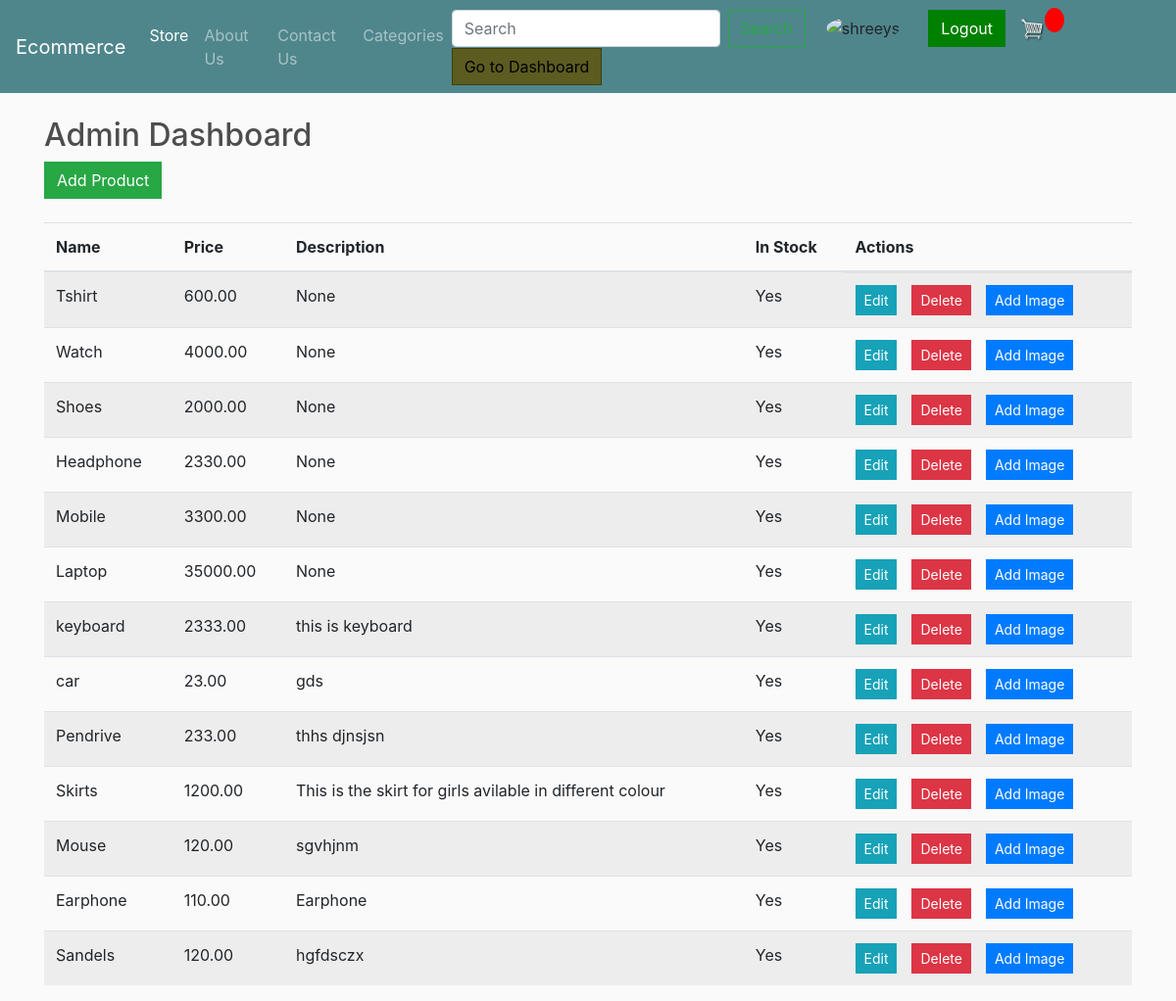
The app's page /admin_dashboard/ (signed in), older data.
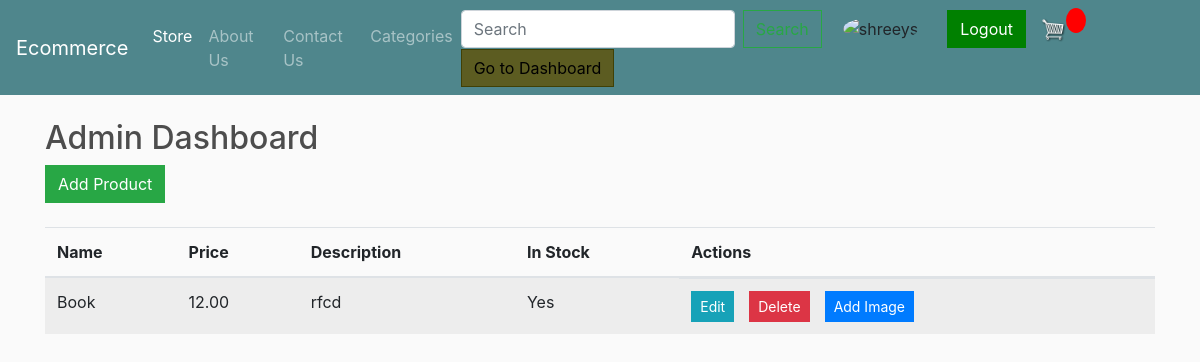
The same page, newer data.
### store/models.py (models this page shows, shortened)
class Product(models.Model):
    name = models.CharField(max_length=200, null=True)
    price = models.DecimalField(max_digits=7, decimal_places=2)
    digital = models.BooleanField(default=False)
    image = models.ImageField(upload_to='products/')
    description = models.TextField(null=True, blank=True)
    in_stock = models.BooleanField(default=True)
    colors = models.ManyToManyField(Color, related_name='products')
    sizes = models.ManyToManyField(Size, related_name='products')
    category = models.ForeignKey(Category, on_delete=models.SET_DEFAULT, default=1)

### store/views.py (the view)
# urls.py: path('admin_dashboard/', views.admin_dashboard, name='admin_dashboard'),
@login_required
@user_is_shreeys
def admin_dashboard(request):
    products = Product.objects.all()
    return render(request, 'store/admin_dashboard.html', {'products': products})

### store/templates/store/admin_dashboard.html (shortened to what this page needs)
{% extends 'store/main.html' %}
{% block content %}
  <h2>Admin Dashboard</h2>
  <a href="{% url 'add_product' %}" class="btn btn-success">Add Product</a>
  <table class="table table-striped mt-4">
    <thead>
      <tr>
        <th>Name</th>
        <th>Price</th>
        <th>Description</th>
        <th>In Stock</th>
        <th>Actions</th>
      </tr>
    </thead>
    <tbody>
      {% for product in products %}
        <tr>
          <td>{{ product.name }}</td>
          <td>{{ product.price }}</td>
          <td>{{ product.description }}</td>
          <td>{{ product.in_stock|yesno:"Yes,No" }}</td>
          <td class="action-buttons">
            <a href="{% url 'update_product' product.pk %}" class="btn btn-info btn-sm">Edit</a>
            <a href="{% url 'delete_product' product.pk %}" class="btn btn-danger btn-sm">Delete</a>
            <a href="{% url 'add_image' product.pk %}" class="btn btn-primary btn-sm">Add Image</a>
          </td>
        </tr>
      {% endfor %}
    </tbody>
  </table>
{% endblock %}

Row changes from the older to the newer data that the page shows:
removed Product: name "Tshirt", price "600.00", description "None", in_stock "Yes"
removed Product: name "Watch", price "4000.00", description "None", in_stock "Yes"
removed Product: name "Shoes", price "2000.00", description "None", in_stock "Yes"
removed Product: name "Headphone", price "2330.00", description "None", in_stock "Yes"
removed Product: name "Mobile", price "3300.00", description "None", in_stock "Yes"
removed Product: name "Laptop", price "35000.00", description "None", in_stock "Yes"
removed Product: name "keyboard", price "2333.00", description "this is keyboard", in_stock "Yes"
removed Product: name "car", price "23.00", description "gds", in_stock "Yes"
removed Product: name "Pendrive", price "233.00", description "thhs djnsjsn", in_stock "Yes"
removed Product: name "Skirts", price "1200.00", description "This is the skirt for girls avilable in different colour", in_stock "Yes"
removed Product: name "Mouse", price "120.00", description "sgvhjnm", in_stock "Yes"
removed Product: name "Earphone", price "110.00", description "Earphone", in_stock "Yes"
removed Product: name "Sandels", price "120.00", description "hgfdsczx", in_stock "Yes"
added Product: name "Book", price "12.00", description "rfcd", in_stock "Yes"
